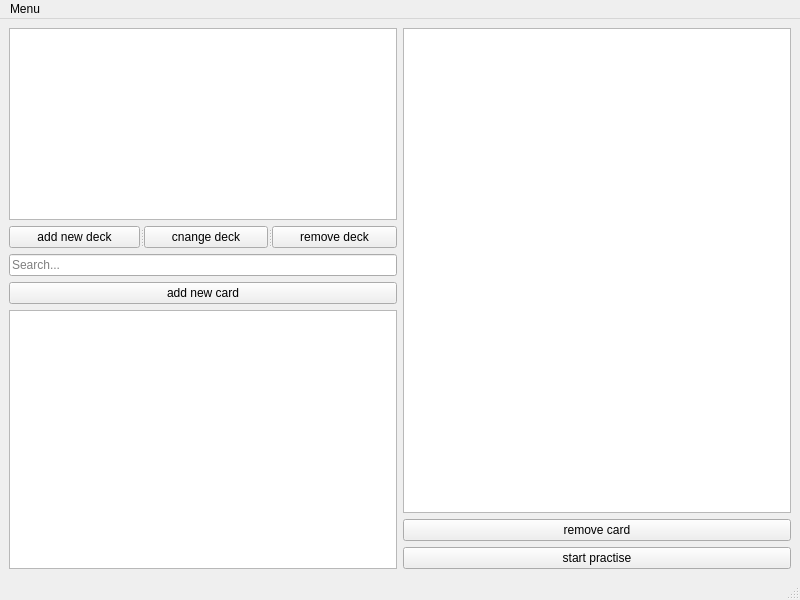
<?xml version="1.0" encoding="UTF-8"?>
<ui version="4.0">
 <class>MainWindow</class>
 <widget class="QMainWindow" name="MainWindow">
  <property name="geometry">
   <rect>
    <x>0</x>
    <y>0</y>
    <width>800</width>
    <height>600</height>
   </rect>
  </property>
  <property name="sizePolicy">
   <sizepolicy hsizetype="Expanding" vsizetype="Expanding">
    <horstretch>0</horstretch>
    <verstretch>0</verstretch>
   </sizepolicy>
  </property>
  <property name="windowTitle">
   <string>language_cards</string>
  </property>
  <widget class="QWidget" name="centralwidget">
   <layout class="QHBoxLayout" name="horizontalLayout_2">
    <item>
     <layout class="QVBoxLayout" name="verticalLayout_2">
      <item>
       <widget class="QPlainTextEdit" name="deck_name">
        <property name="sizePolicy">
         <sizepolicy hsizetype="Preferred" vsizetype="Preferred">
          <horstretch>0</horstretch>
          <verstretch>0</verstretch>
         </sizepolicy>
        </property>
        <property name="plainText">
         <string/>
        </property>
       </widget>
      </item>
      <item>
       <widget class="QSplitter" name="splitter">
        <property name="orientation">
         <enum>Qt::Horizontal</enum>
        </property>
        <widget class="QPushButton" name="add_deck">
         <property name="text">
          <string>add new deck</string>
         </property>
        </widget>
        <widget class="QPushButton" name="change_deck">
         <property name="text">
          <string>cnange deck</string>
         </property>
        </widget>
        <widget class="QPushButton" name="remove_deck">
         <property name="text">
          <string>remove deck</string>
         </property>
        </widget>
       </widget>
      </item>
      <item>
       <widget class="QLineEdit" name="search_line">
        <property name="placeholderText">
         <string>Search...</string>
        </property>
        <property name="clearButtonEnabled">
         <bool>true</bool>
        </property>
       </widget>
      </item>
      <item>
       <widget class="QPushButton" name="add_card">
        <property name="text">
         <string>add new card</string>
        </property>
       </widget>
      </item>
      <item>
       <widget class="QListWidget" name="cards_list"/>
      </item>
     </layout>
    </item>
    <item>
     <layout class="QVBoxLayout" name="verticalLayout">
      <item>
       <widget class="QPlainTextEdit" name="show_card"/>
      </item>
      <item>
       <layout class="QHBoxLayout" name="horizontalLayout">
        <item>
         <widget class="QPushButton" name="remov_card">
          <property name="text">
           <string>remove card</string>
          </property>
         </widget>
        </item>
       </layout>
      </item>
      <item>
       <widget class="QPushButton" name="start_practise">
        <property name="text">
         <string>start practise</string>
        </property>
       </widget>
      </item>
     </layout>
    </item>
   </layout>
  </widget>
  <widget class="QMenuBar" name="menubar">
   <property name="geometry">
    <rect>
     <x>0</x>
     <y>0</y>
     <width>800</width>
     <height>23</height>
    </rect>
   </property>
   <widget class="QMenu" name="menuMenu">
    <property name="title">
     <string>Menu</string>
    </property>
    <addaction name="actionQuit"/>
   </widget>
   <addaction name="menuMenu"/>
  </widget>
  <widget class="QStatusBar" name="statusbar"/>
  <action name="actionQuit">
   <property name="text">
    <string>Quit</string>
   </property>
   <property name="shortcut">
    <string>Ctrl+Q</string>
   </property>
  </action>
 </widget>
 <resources/>
 <connections/>
</ui>
